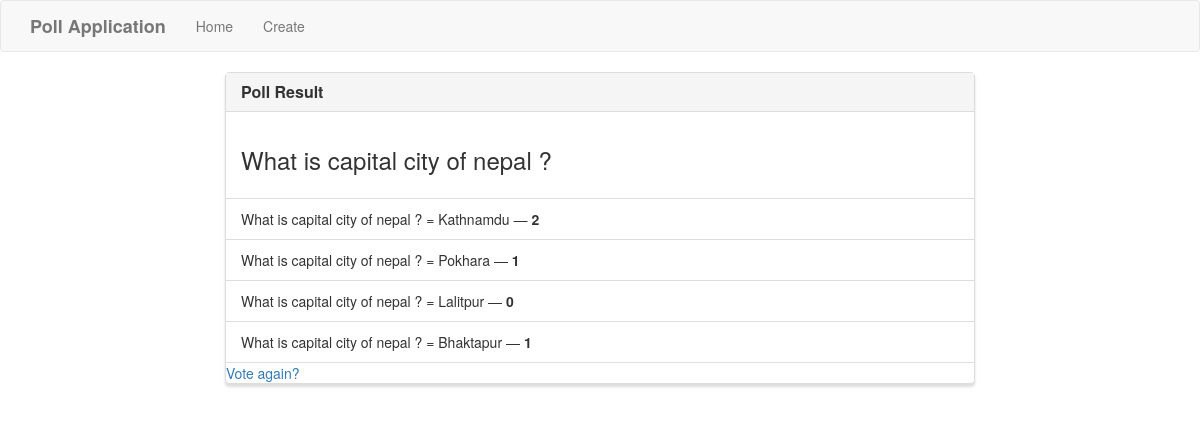
/polls/12/results/, run on the app's committed database.
### polls/models.py (models this page shows, shortened)
class Question(models.Model):
    question_text = models.CharField(max_length=200)
    pub_date = models.DateTimeField("date published",auto_now_add=True)

class Choice(models.Model):
    question = models.ForeignKey(Question, on_delete=models.CASCADE)
    choice_text = models.CharField(max_length=200)
    votes = models.IntegerField(default=0)
    def __str__(self):
        return self.question.question_text + " = "+self.choice_text

### polls/views.py (the view)
# urls.py: path("<int:pk>/results/", views.ResultsView.as_view(), name="results"),
class ResultsView(generic.DetailView):
    model = Question
    template_name = "polls/results.html"

### polls/templates/polls/results.html (shortened to what this page needs)
{% extends "polls/base.html" %}
{% block main %}
<div class="row">
    <div class="col-lg-8 col-lg-offset-2">
        <div class="panel panel-default">
            <div class="panel-heading">
                <h3 class="panel-title">Poll Result</h3>
            </div>
            <div class="panel-body">
                <h3>{{question.question_text}}</h3>
            </div>
            <ul class="list-group">
                {% for choice in question.choice_set.all %}
                <li class="list-group-item">{{choice}} &mdash; <strong>{{choice.votes}}</strong></li>
            {% endfor %}
            </ul>
            <a href="{% url 'polls:detail' question.id %}">Vote again?</a>
        </div>
    </div>
</div>
{% endblock %}

### polls/static/style.css (style rules this page uses)
.panel-default > .panel-heading { color: #333; border-top-left-radius: 0; border-top-right-radius: 0; }
.panel { box-shadow: 0px 3px 3px 0px #ddd; }
a.navbar-brand, .panel-title { font-weight: bolder; }

### data on the page
Question: question_text "What is capital city of nepal ?"
Choice: question+choice_text "What is capital city of nepal ? = Kathnamdu", votes "2"
Choice: question+choice_text "What is capital city of nepal ? = Pokhara", votes "1"
Choice: question+choice_text "What is capital city of nepal ? = Lalitpur", votes "0"
Choice: question+choice_text "What is capital city of nepal ? = Bhaktapur", votes "1"
